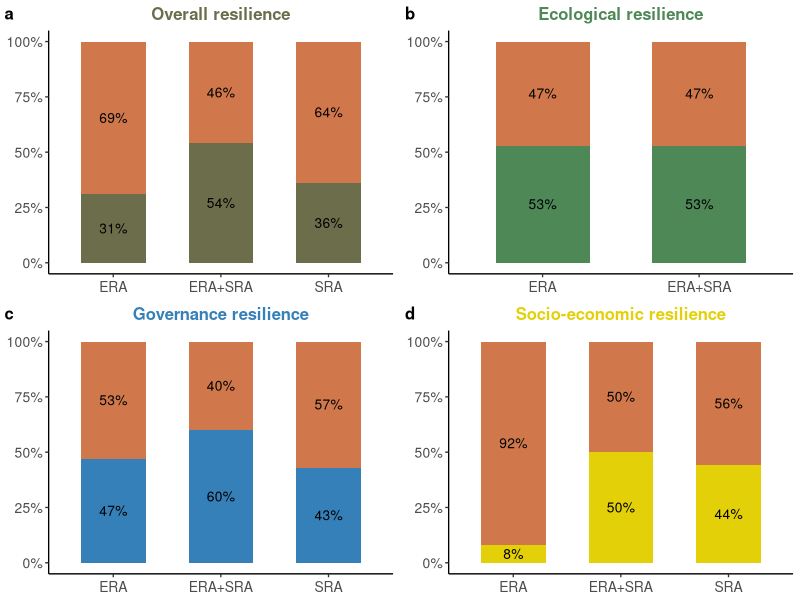

Write R code to recreate this figure.
library(ggplot2)
library(tidyr)
library(scales)
library(cowplot)
library(tidyverse)
t2 <- read_csv("data/processed_data/Tier_2_all.csv")

t2<-t2 %>% 
  rename(dim = attribute_dimension, method = assessment_considered) %>% 
  mutate(method = case_when(
    method == "Combined" ~ "ERA+SRA",
    TRUE ~ method
  ))

dim_count<- read_csv("data/attribute_meta.csv") %>% 
  rename(dim = attribute_dimension) %>% 
  group_by(dim) %>% 
  summarise(att.per.dim = length(unique(attribute)))


# Aggregate by method and dim
df_agg <- t2 %>% 
  group_by(method, dim) %>% 
  summarize(total_points = sum(coverage_score))

df_agg_dim <- left_join(df_agg, dim_count) %>% 
  mutate(total_possible = att.per.dim * 3) %>% 
  mutate(coverage = round((total_points / total_possible)
                          * 100)) 



df_agg_overall <- t2 %>% 
  group_by(method) %>% 
  summarize(total_p = sum(coverage_score)) %>% 
  mutate(total_possible = 27 * 3 , coverage = round((total_p / total_possible) * 100))




# Function to create plots with colored titles
create_plot <- function(data, title, fill_color) {
  data %>%
    mutate(missing = 100 - coverage) %>%
    pivot_longer(cols = c(coverage, missing), names_to = "type", values_to = "percent") %>%
    ggplot(aes(x = method, y = percent, fill = ifelse(type == "missing", "Missing", "coverage"))) +
    geom_bar(stat = "identity", width = 0.6, position = position_stack(reverse = TRUE)) +
    geom_text(
      aes(label = paste0(percent, "%")),
      position = position_stack(vjust = 0.5, reverse = TRUE),
      size = 3.5,
      family = "Helvetica"
    ) +
    scale_y_continuous(
      labels = percent_format(scale = 1),
      limits = c(0, 100)
    ) +
    scale_y_continuous(labels = percent_format(scale = 1), limits = c(0, 100)) +
    scale_fill_manual(values = c("Missing" = "#d0784b", "coverage" = fill_color)) +
    labs(title = title, x = NULL) +  # Remove x-axis label
    theme_classic(base_size = 10) +
    theme(
      plot.title = element_text(
        hjust = 0.5,
        family = "Helvetica",
        size = 12,
        face = "bold",
        color = fill_color
      ),
      axis.text = element_text(family = "Helvetica", size = 10),
      axis.title.y = element_blank(),
      legend.position = "none",
      axis.text.x = element_text(angle = 0, vjust = 0.5, hjust = 0.5)
    )
}

# Create plots with original dimension labels and matching title colors
plot_overall <- create_plot(df_agg_overall, "Overall resilience", "#6c6d4b")  # Dark gray for overall resilience
plot_ecological <- create_plot(df_agg_dim %>% filter(dim == 'Ecological'), "Ecological resilience", "#4f8857")
plot_governance <- create_plot(df_agg_dim %>% filter(dim == 'Governance'), "Governance resilience", "#3580b8")
plot_socioecon <- create_plot(df_agg_dim %>% filter(dim == 'Socio-economic'), "Socio-economic resilience", "#e3d008")

# Combine plots into one figure with consistent labels
combined_plot <- cowplot::plot_grid(
  cowplot::plot_grid(
    plot_overall,
    plot_ecological,
    plot_governance,
    plot_socioecon,
    labels = c("a", "b", "c", "d"),
    label_size = 12,
    ncol = 2,
    align = 'v'
  )
)


# Save plot
ggsave("main_figures/Figure_3.png", plot = combined_plot, width = 6, height = 5, dpi = 600, device = "png")




